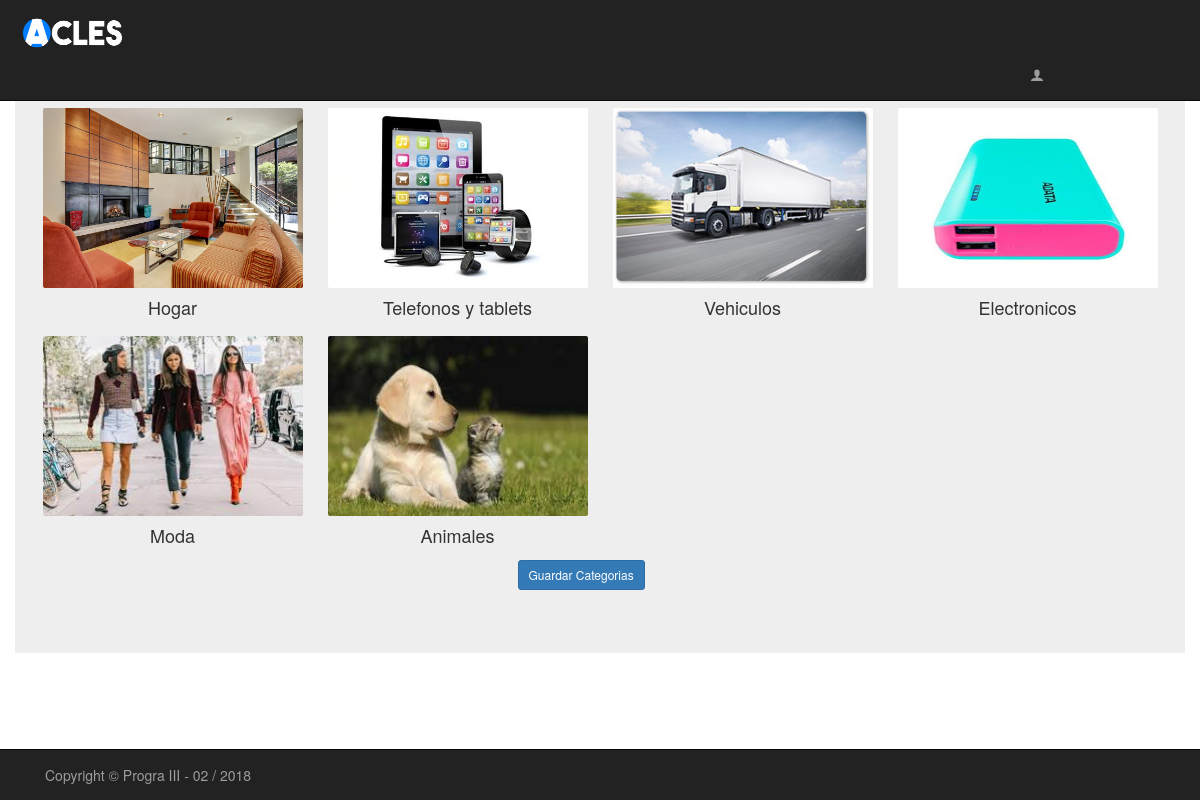
The app's page /paginas/selectCategorias.php with its own data.
### tables this page shows
CREATE TABLE `categorias` (
  `id_categoria` int(11) NOT NULL,
  `nombre_categoria` varchar(70) NOT NULL,
  `imagen_categoria` varchar(300) NOT NULL
);

### paginas/selectCategorias.php (the view, shortened to what this page needs)
<?php
  $conexion = conectar();
  $sql = "CALL proc_mostrarCategorias()";
  $resultado = mysqli_query($conexion, $sql);
?>
<!DOCTYPE html>
<html lang="en" >
<head>
  <link rel="stylesheet" type="text/css" href="../css/bt.css">
  <link rel="stylesheet"  type="text/css" href="../css/stylecat.css" >
  <link rel="stylesheet" type="text/css" href="../css/fa.css">
  <link href="../css/icomoon.css" rel="stylesheet">
  <link rel="stylesheet" href="../css/sweetalert2.min.css">
</head>
<body>
  <nav class="navbar navbar-inverse navbar-fixed-top" style="border-radius: 0px">
  <div class="container-fluid">
    <a class="navbar-brand" href="selectCategorias.php">
        <img src="../img/logo2.ico"  width="115" height="36">
      </a>
      <div class="collapse navbar-collapse" id="bs-example-navbar-collapse-1">
      <ul class="nav navbar-nav" style="margin-left:1000px">
        <li class="nav-item" >
          <a class="nav-link" href="selectCategorias.php"><i class="icon-user2"></i> <?php echo ucfirst($_SESSION["usuarioactual"]); ?></a>
        </li>
      </ul>
    </div>
    </div>
</nav>
<nav class="navbar navbar-inverse navbar-fixed-bottom" style="border-radius: 0px">
  <div class="container-fluid">
    <div class="navbar-header">
      <div class="container-fluid">
        <p class="navbar-text navbar-center text-center">Copyright &copy; Progra III - 02 / 2018</p>
      </div>
    </div>
  </div>
</nav>
<div class="container  jumbotron" >
  <h3>Seleccione las Categorias de su interes.</h3>
  <form method="post" action="" accept-charset="UTF-8">
  <?php while($mostrarCat = mysqli_fetch_array($resultado)): ?>
  <div class="col-xs-6 col-sm-3 col-md-3 nopad text-center">
    <label class="image-checkbox">
      <img class="img-responsive" src="../img/imgCategorias/<?php echo $mostrarCat['imagen_categoria'] ?>" style="width:260px; height: 180px; border-radius: 2px;"/>
      <h4><?php echo ucfirst($mostrarCat['nombre_categoria']); ?></h4>
    </label>
  </div>
  <?php endwhile;
   ?>
 <div class="row">
    <div class="col-md-2 col-sm-2 col-xs-6 col-centered">
      <div class="form-group">
        <input class="btn btn-sm btn-primary" type="submit" name="btnCates" value="Guardar Categorias">
      </div>
    </div>
  </div>
</form>
</div>
</body>
</html>

### css/stylecat.css (style rules this page uses)
body, html { -webkit-background-size: cover !important; -moz-background-size: cover !important; -o-background-size: cover; background-size: cover; }
.nopad { padding-left: 0; padding-right: 0; }
.image-checkbox { cursor: pointer; box-sizing: border-box; -moz-box-sizing: border-box; -webkit-box-sizing: border-box; border: 4px solid transparent; margin-bottom: 0; outline: 0; -webkit-transition:all .2s ease; -moz-transition:all .2s ease; -o-transition:all .2s ease; -ms-transition:all .2s ease; border-radius: 5px; }

### css/icomoon.css (style rules this page uses)
[class^="icon-"], [class*=" icon-"] { font-family: 'icomoon' !important; speak: none; font-style: normal; font-weight: normal; font-variant: normal; text-transform: none; line-height: 1; -webkit-font-smoothing: antialiased; -moz-osx-font-smoothing: grayscale; }
.icon-user2:before { content: "\eaf2"; }

### paginas/selectCategorias.php (style rules this page uses)
.col-centered { float: none; margin: 0 auto; }

### records on screen
categorias: imagen_categoria (picture), nombre_categoria "Hogar"
categorias: imagen_categoria (picture), nombre_categoria "Telefonos y tablets"
categorias: imagen_categoria (picture), nombre_categoria "Vehiculos"
categorias: imagen_categoria (picture), nombre_categoria "Electronicos"
categorias: imagen_categoria (picture), nombre_categoria "Moda"
categorias: imagen_categoria (picture), nombre_categoria "Animales"
